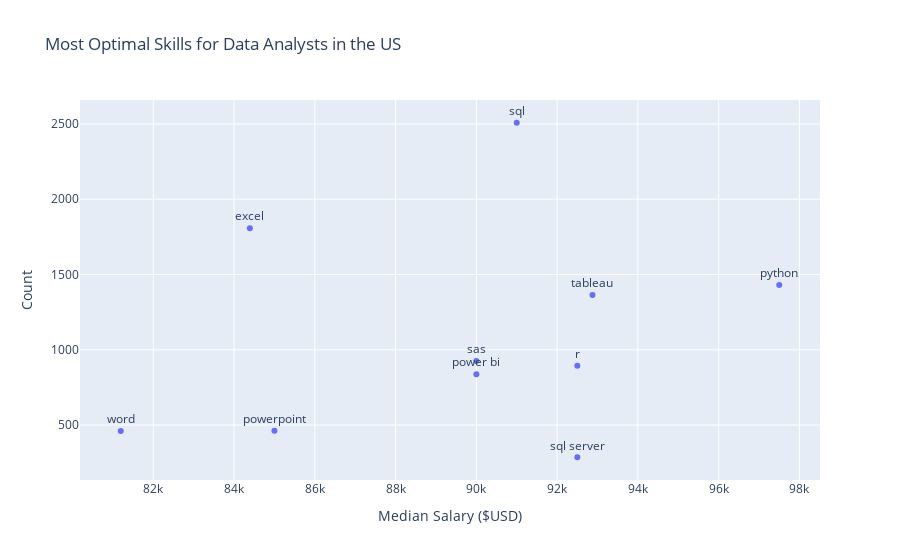

The notebook cell saved with this chart:
### Code cell
fig = px.scatter(
    skills,
    x = "median_salary",
    y = "skill_count",
    text = "job_skills",
    title = "Most Optimal Skills for Data Analysts in the US",
    labels = {
        "median_salary": "Median Salary ($USD)",
        "skill_count": "Count"
    }
)
fig.update_traces(textposition = "top center")
fig.show()

### Figure 1 — Plotly figure (JSON) as saved in the notebook; plotly's stock layout.template omitted (floating-point values rounded to 4 significant figures)
{"data": [{"hovertemplate": "Median Salary ($USD)=%{x}<br>Count=%{y}<br>job_skills=%{text}<extra></extra>", "legendgroup": "", "marker": {"color": "#636efa", "symbol": "circle"}, "mode": "markers+text", "name": "", "orientation": "v", "showlegend": false, "text": ["sql", "excel", "python", "tableau", "sas", "r", "power bi", "powerpoint", "word", "sql server"], "textposition": "top center", "type": "scatter", "x": [91000.0, 84390.0, 97500.0, 92880.0, 90000.0, 92500.0, 90000.0, 85000.0, 81190.0, 92500.0], "xaxis": "x", "y": [2508, 1808, 1431, 1364, 926, 893, 838, 462, 461, 286], "yaxis": "y"}], "layout": {"legend": {"tracegroupgap": 0}, "title": {"text": "Most Optimal Skills for Data Analysts in the US"}, "xaxis": {"anchor": "y", "domain": [0, 1], "title": {"text": "Median Salary ($USD)"}}, "yaxis": {"anchor": "x", "domain": [0, 1], "title": {"text": "Count"}}}}
